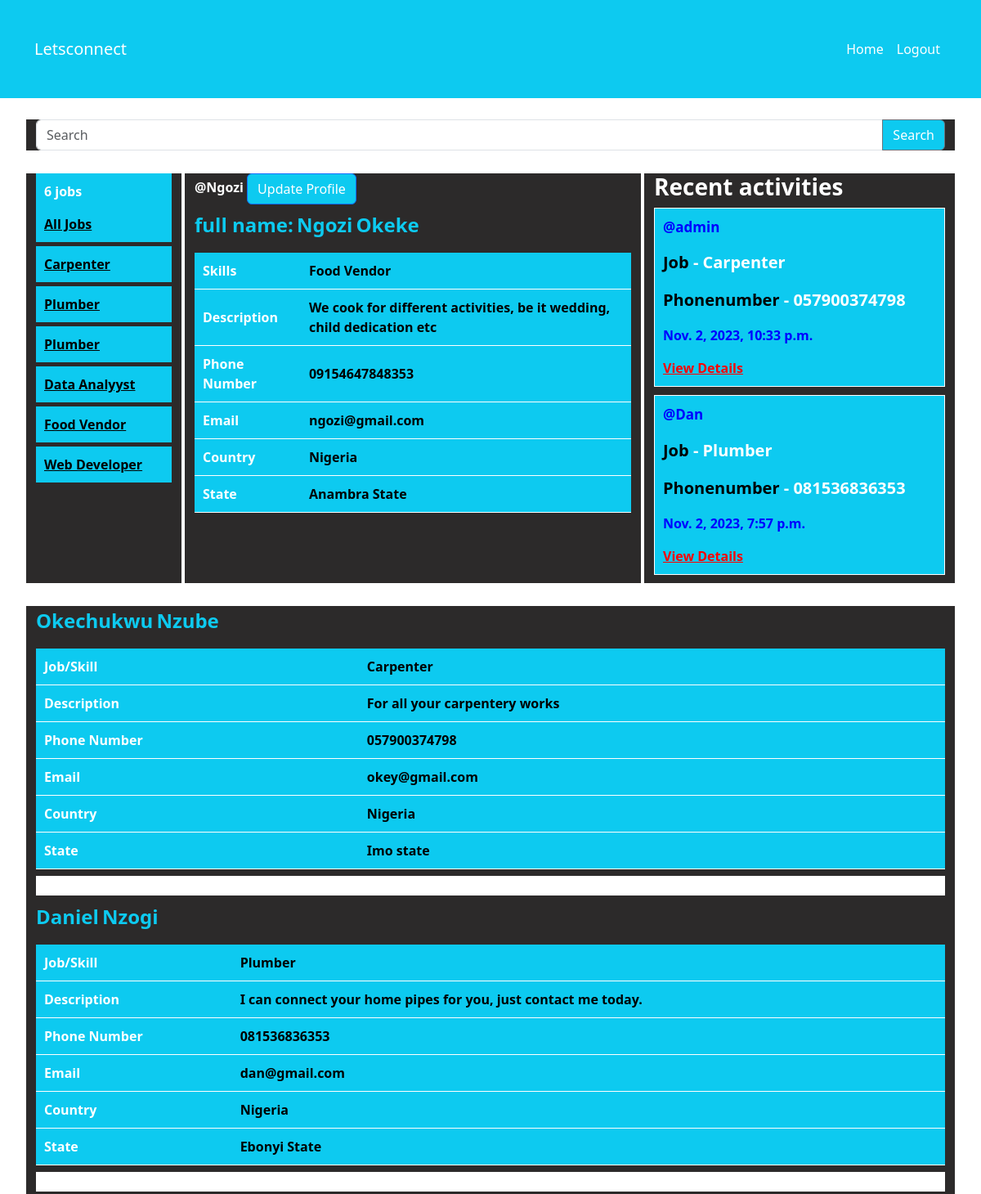
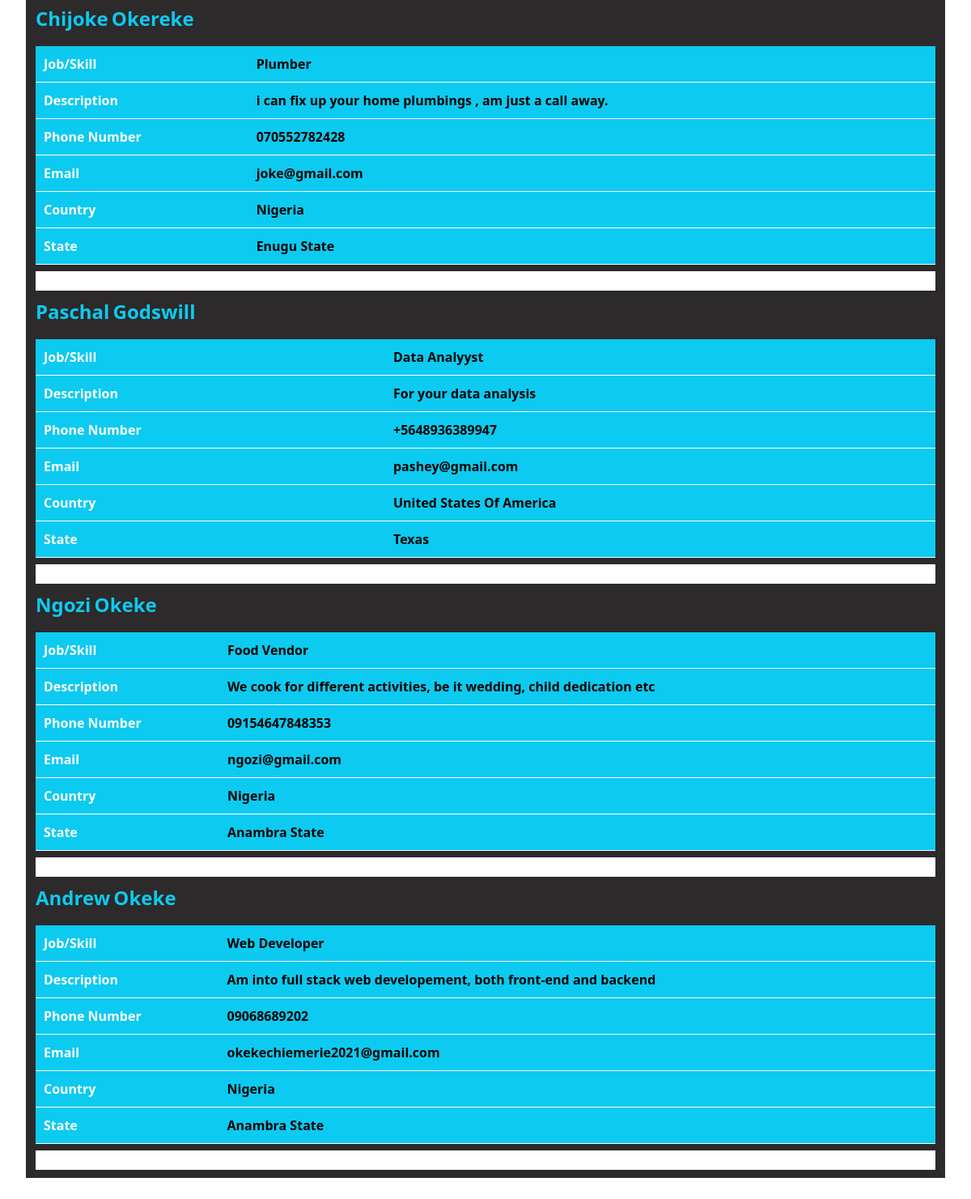
/body/ (signed in), run on the app's committed database (2 pictures, top to bottom).
### base/models.py (models this page shows, shortened)
class Profile(models.Model):
    user = models.OneToOneField(User, on_delete=models.CASCADE)
    firstname = models.CharField(max_length=255)
    lastname = models.CharField(max_length=255)
    gender = models.CharField(max_length=10)
    country = models.CharField(max_length=255)
    state = models.CharField(max_length=255)
    email = models.EmailField()
    job = models.CharField(max_length=200)
    description = models.CharField(max_length=2550000)
    phonenumber = models.CharField(max_length=15)
    datecreated = models.DateTimeField(default=datetime.now)
    class Meta:
        ordering = ['-datecreated']

### base/views.py (the view)
# urls.py: path('body/',views.body,name='body'),
def body(request):
    q = request.GET.get('q') if request.GET.get('q') != None else ''
    details = Profile.objects.filter(
        Q(job__icontains=q )|
        Q(country__icontains=q)|
        Q(state__icontains=q)|
        Q(description__icontains=q)
        )
    detail_count = details.count()
    profiledata = Profile.objects.filter(user=request.user)
    context = {"profiledata":profiledata, "details":details, "detail_count":detail_count}
    return render(request,'body.html',context)

### templates/body.html (shortened to what this page needs)
{% extends 'home.html' %}
{% block content %}
{% include 'searchbox.html' %}
<div class="container">
    <div class="row">
        <div class="col col-2">
            <div class="job-item">
                <p class="count">{{details.count}} jobs</p>
                <a href="{% url 'body' %}" class="all">All Jobs</a>
            </div>
                <div class="job-list">
                    {% for detail in details %}
                        <div class="job-item">
                            <a href="{% url 'body' %}?q={{ detail.job }}" class="all">{{ detail.job }}</a>
                        </div>
                    {% endfor %}
                </div>
            </div>
        <div class="col ">
            <div>
                {% for profile in profiledata %}
                    <p style="display: inline-block; font-weight: bold;text-align: center;">@{{ profile.user.username }}</p>
                    {% if not profile.firstname %}
                        <a href="{% url 'create_profile' %}" class="btn btn-primary">Create Profile</a>
                        <p>Profile not created yet.</p>
                    {% else %}
                        <a href="{% url 'updateprofile' profile.pk %}" class="btn btn-primary ">Update Profile</a>
                        <div class="profilenames">
                            <p class="names">full name:</p>
                            <p class="names">{{ profile.firstname }}</p>
                            <p class="names">{{ profile.lastname }}</p>
                        </div>
                        <table class="profile-table">
                            <tr>
                                <th>Skills</th>
                                <td>{{ profile.job }}</td>
                            </tr>
                            <tr>
                                <th>Description</th>
                                <td>{{ profile.description }}</td>
                            </tr>
                            <tr>
                                <th >Phone Number</th>
                                <td>{{ profile.phonenumber }}</td>
                            </tr>
                            <tr>
                                <th>Email</th>
                                <td>{{ profile.email }}</td>
                            </tr>
                            <tr>
                                <th>Country</th>
                                <td>{{ profile.country }}</td>
                            </tr>
                            <tr>
                                <th>State</th>
                                <td>{{ profile.state }}</td>
                            </tr>
                        </table>
                    {% endif %}
                {% empty %}
                    <a href="{% url 'create_profile' %}" class="btn btn-primary">Create Profile</a>
                    <p style="font-weight: bold;">Profile not created yet.</p>
                {% endfor %}
            </div>
        </div>
        {% include 'recent_activities.html' %}
        <div class="container my-4">
            <div class="row">
                <div class="col">
                    {% for detail in details %}
                    <div style="margin-bottom: 10px;">
                                <table class="profile-table">
                                    <div class="profilenames">
                                        <p class="names">{{ detail.firstname }}</p>
                                        <p class="names">{{ detail.lastname }}</p>
                                    </div>
                                    <tr>
                                        <th>Job/Skill</th>
                                        <td>{{ detail.job }}</td>
                                    </tr>
                                    <tr>
                                        <th>Description</th>
                                        <td>{{ detail.description }}</td>
                                    </tr>
                                    <tr>
                                        <th>Phone Number</th>
                                        <td>{{ detail.phonenumber }}</td>
                                    </tr>
                                    <tr>
                                        <th>Email</th>
                                        <td>{{ detail.email }}</td>
                                    </tr>
                                    <tr>
                                        <th>Country</th>
                                        <td>{{ detail.country }}</td>
                                    </tr>
                                    <tr>
                                        <th>State</th>
                                        <td>{{ detail.state }}</td>
                                    </tr>
                                </table>
                                <div class="container my-2" style="background-color: white;">d</div>
                                {% endfor %}
                    </div>
                </div>
    </div>
</div>
{% endblock %}

### templates/recent_activities.html (shortened to what this page needs)
<div class="col col-4">
    <h3 class="recent-activities">Recent activities</h3>
    <div class="recentdetails">
        {% for detail in details|slice:"0:2" %}
        <div class="recent-item">
            <p class="username">@{{detail.user.username}}</p>
            <p class="jobdetail"><span>Job</span> - {{detail.job}}</p>
            <p class="jobdetail"><span>Phonenumber</span> - {{detail.phonenumber}}</p>
            <p class="date">{{detail.datecreated}}</p>
            <a class="view" href="{% url 'specificprofile' detail.id%}">View Details</a>
        </div>
        {% endfor %}
    </div>
</div>

### templates/home.html (style rules this page uses)
body { background-color:rgb(44, 42, 42); }

### templates/body.html (style rules this page uses)
.recent-item { border: 1px solid; padding: 10px; margin-bottom: 10px; }
.profilenames { display: block; }
.recentdetails { border-width: 1px; }
.col { background-color: rgb(44, 42, 42); margin: 2px; color: white; }
body { background-color: white; }
.names { display: inline-block; font-size: 24px; font-weight: bold; color: #0dcaf0; }
.job-item { padding: 10px; margin-bottom: 5px; background-color: #0dcaf0; }
.all { font-weight: bold; color: black; }
.profile-table { width: 100%; border-collapse: collapse; background-color: #0dcaf0; color: black; font-weight: bold; }
.profile-table th, .profile-table td { padding: 10px; text-align: left; border-bottom: 1px solid white; }
.btn { background-color: #0dcaf0; }
.profile-table th { background-color:#0dcaf0 ; color: white; }
.count { font-weight: bold; }
.names { display: inline-block; font-size: 24px; font-weight: bold; }
.profile-table { width: 100%; border-collapse: collapse; }

### templates/recent_activities.html (style rules this page uses)
.date { font-weight: bold; color: blue; }
.username { color: blue; font-weight: bold; font-size: 17px; }
.view { color: red; font-weight: bold; }
span { color: black; font-weight: bold; }
.jobdetail { font-size: 20px; font-weight: bold; }
.recent-activities { font-weight: bold; }
.recent-item { background-color:#0dcaf0; }

### data on the page
Profile: job "Carpenter", user.username "admin", phonenumber "057900374798", datecreated "Nov. 2, 2023, 10:33 p.m.", firstname "Okechukwu", lastname "Nzube", description "For all your carpentery works", email "okey@gmail.com", country "Nigeria", state "Imo state"
Profile: job "Plumber", user.username "Dan", phonenumber "081536836353", datecreated "Nov. 2, 2023, 7:57 p.m.", firstname "Daniel", lastname "Nzogi", description "I can connect your home pipes for you, just contact me today.", email "dan@gmail.com", country "Nigeria", state "Ebonyi State"
Profile: job "Plumber", firstname "Chijoke", lastname "Okereke", description "i can fix up your home plumbings , am just a call away.", phonenumber "070552782428", email "joke@gmail.com", country "Nigeria", state "Enugu State"
Profile: job "Data Analyyst", firstname "Paschal", lastname "Godswill", description "For your data analysis", phonenumber "+5648936389947", email "pashey@gmail.com", country "United States Of America", state "Texas"
Profile: job "Food Vendor", user.username "Ngozi", firstname "Ngozi", lastname "Okeke", description "We cook for different activities, be it wedding, child dedication etc", phonenumber "09154647848353", email "ngozi@gmail.com", country "Nigeria", state "Anambra State"
Profile: job "Web Developer", firstname "Andrew", lastname "Okeke", description "Am into full stack web developement, both front-end and backend", phonenumber "09068689202", email "okekechiemerie2021@gmail.com", country "Nigeria", state "Anambra State"

### other printed values
{{ details.count }} "6"
